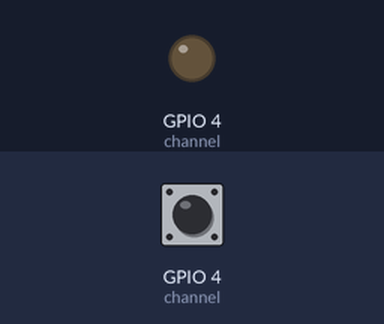
This program was run on a simulated Raspberry Pi (BCM pin numbers). Shown: output pins drawn as LEDs (lit = HIGH). Inputs (shaded band) come from the test bench; at power-on: GPIO 4 (channel) LOW. Files the program writes start out absent; the interpreter's speed is modelled, so counts of loop turns are approximate; what the program prints to the terminal is not drawn. At 1.6 s the program stops and its outputs stay as they are.

Above: at 0.1 s.
At 1.2 s:
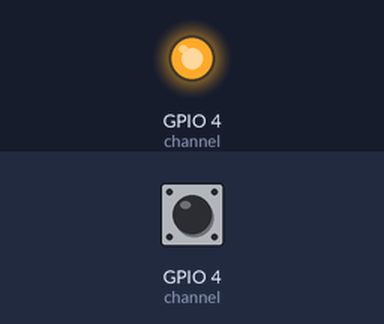
1.3 s: GPIO 4 (channel) pulsed HIGH 2 times (0.12 s each, 0.3 s apart)
Timing chart, 0 to 3.1 s (numbered marks = the images above; inputs shaded):
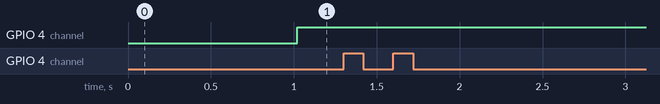

The program:

DHT11_yl.py
```python
#!/usr/bin/env python
#-*-coding:utf-8-*-

import RPi.GPIO as GPIO
import time
import os

#采用BCM编号方式，对应4
channel = 4 ;
data = [] ;
j = 0 ;

#I/O口使用BCM编号方式
GPIO.setmode (GPIO.BCM) ;

time.sleep (1) ;

#设置数据线为输出
GPIO.setup (channel , GPIO.OUT) ;

GPIO.output (channel , GPIO.LOW) ;
time.sleep (0.02) ;
GPIO.output (channel , GPIO.HIGH) ;

#设置数据线为输入
GPIO.setup (channel , GPIO.IN) ;

while GPIO.input (channel) == GPIO.LOW :
    continue ;

while GPIO.input (channel) == GPIO.HIGH :
    continue ;

while j < 40 :
    k = 0 ;
    while GPIO.input (channel) == GPIO.LOW :
        continue ;

    while GPIO.input (channel) == GPIO.HIGH :
        k += 1 ;
        if k > 100 :
            break ;

    if k < 8 :
        data.append (0) ;
    else :
        data.append (1) ;

    j += 1 ;

print "sensor is working ! " ;
print data ;

#读取数值
humidity_bit = data[0:8] ;
humidity_point_bit = data[8:16] ;
temperature_bit = data[16:24] ;
temperature_point_bit = data[24:32] ;
check_bit = data[32:40] ;

humidity = 0 ;
humidity_point = 0 ;
temperature = 0 ;
temperature_point = 0 ;
check = 0 ;

#数值转换
for i in range (8) :
    humidity += humidity_bit[i] * 2 ** (7 - i) ;
    humidity_point += humidity_point_bit[i] * 2 ** (7 - i) ;
    temperature += temperature_bit[i] * 2 ** (7 - i) ;
    temperature_point += temperature_point_bit[i] * 2 ** (7 - i) ;
    check += check_bit[i] * 2 ** (7 - i) ;

tmp = humidity + humidity_point + temperature + temperature_point ;

#数据校验
if check == tmp :
    print "temperature : " , temperature , ", humidity : " , humidity ;
else :
    print "wrong ! " ;
    print "temperature : " , temperature , ", humidity : " , humidity , "check : ", check , "tmp : ", tmp ;

GPIO.cleanup () ;

#上传数据到服务器

#数据转换成JSON格式
mytemp = '{"value" : %f}' %temperature ;
myhumi = '{"value" : %f}' %humidity ;

#打开文件
tmp_output = open ('./tmp_data.txt' , 'w') ;
hud_output = open ('./hud_data.txt' , 'w') ;

#在文本文件中写入数据
tmp_output.write (mytemp) ;
hud_output.write (myhumi) ;

#关闭文件
tmp_output.close () ;
hud_output.close () ;

#post data
if check == tmp :
	#运行上传shell脚本
	os.system ('sh upload.sh') ;
	print ("data have been uploaded!!!") ;
else :
	print ("data can't upload...") ;
```

Measured:
- after the input at 1.3 s, every drawn part: stays the same
